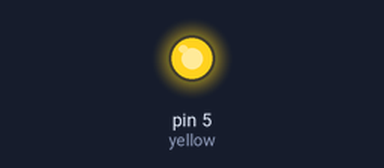
Recording of a sketch running on a simulated Arduino Uno, built with avr-gcc and run on an emulated ATmega328P. On the bench: output pins drawn as LEDs (lit = HIGH).

Above: at 0.1 s.
Timing chart, 0 to 1.6 s (numbered marks = the images above):
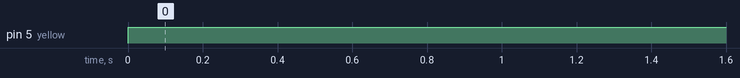

The sketch:

PROJECTPROTOTYPE.ino
```cpp
int green=2;
int yellow=5;
int red=3;
int delay_green=5000;
int delay_yellow=2000;
int delay_red=5000;

void setup()
{
 pinMode(yellow,OUTPUT);
}

void loop()
{
 digitalWrite(5, HIGH);
}
```

Measured:
- by itself, pin 5 (yellow): LOW → HIGH at 0.00 s
